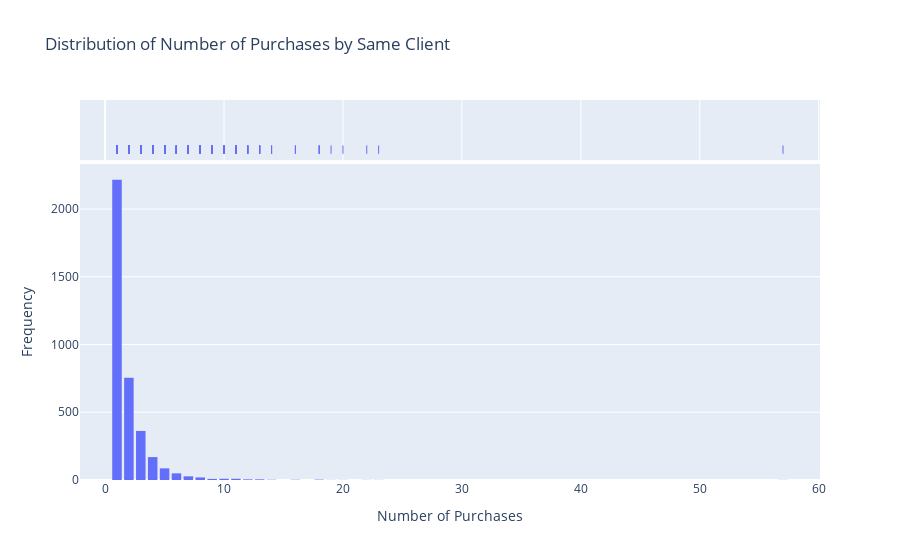

The notebook cell this image was saved under:
### Code cell
import plotly.express as px

# Plot the distribution using plotly
fig = px.histogram(purchases_by_client, x='purchase_count', nbins=int(purchases_by_client['purchase_count'].max()), marginal="rug", title='Distribution of Number of Purchases by Same Client')
fig.update_layout(
    xaxis_title='Number of Purchases',
    yaxis_title='Frequency',
    bargap=0.2
)
fig.show()

### Figure 1 — Plotly figure (JSON) as saved in the notebook; plotly's stock layout.template omitted (floating-point values rounded to 4 significant figures; data arrays with more than 128 entries replaced by an {"elided": "..."} marker saying what was removed)
{"data": [{"alignmentgroup": "True", "bingroup": "x", "hovertemplate": "purchase_count=%{x}<br>count=%{y}<extra></extra>", "legendgroup": "", "marker": {"color": "#636efa", "pattern": {"shape": ""}}, "name": "", "nbinsx": 57, "offsetgroup": "", "orientation": "v", "showlegend": false, "type": "histogram", "x": {"elided": "3730 int values"}, "xaxis": "x", "yaxis": "y"}, {"alignmentgroup": "True", "boxpoints": "all", "fillcolor": "rgba(255,255,255,0)", "hoveron": "points", "hovertemplate": "purchase_count=%{x}<extra></extra>", "jitter": 0, "legendgroup": "", "line": {"color": "rgba(255,255,255,0)"}, "marker": {"color": "#636efa", "symbol": "line-ns-open"}, "name": "", "offsetgroup": "", "showlegend": false, "type": "box", "x": {"elided": "3730 int values"}, "xaxis": "x2", "yaxis": "y2"}], "layout": {"bargap": 0.2, "barmode": "relative", "legend": {"tracegroupgap": 0}, "title": {"text": "Distribution of Number of Purchases by Same Client"}, "xaxis": {"anchor": "y", "domain": [0, 1], "title": {"text": "Number of Purchases"}}, "xaxis2": {"anchor": "y2", "domain": [0, 1], "matches": "x", "showgrid": true, "showticklabels": false}, "yaxis": {"anchor": "x", "domain": [0, 0.8316], "title": {"text": "Frequency"}}, "yaxis2": {"anchor": "x2", "domain": [0.8416, 1], "matches": "y2", "showgrid": false, "showline": false, "showticklabels": false, "ticks": ""}}}
